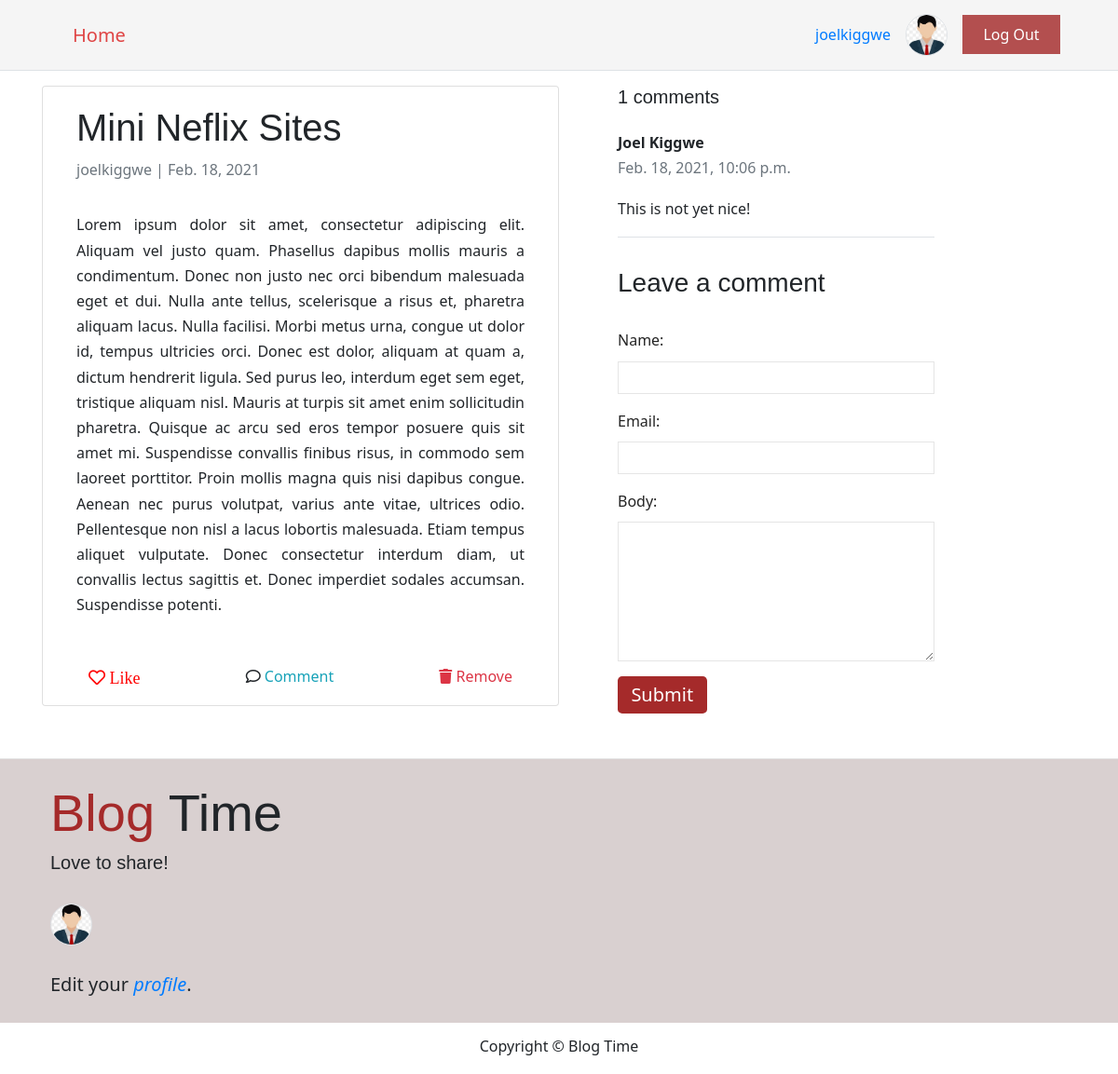
Page /mini-neflix-sites/ (signed in) on the committed database.
### blog_site_app/models.py (models this page shows, shortened)
class Profile(models.Model):
    user = models.OneToOneField(User, on_delete=models.CASCADE)
    bio = models.TextField(max_length=500, blank=True)
    location = models.CharField(max_length=30, blank=True)
    birth_date = models.DateField(null=True, blank=True)
    image_avatar = models.ImageField(upload_to="images/")

class BlogPost(models.Model):
    author = models.ForeignKey(User, on_delete= models.CASCADE, related_name='blog_posts')
    title = models.CharField(max_length=200)
    text = models.TextField()
    slug = models.SlugField(max_length=150, unique=True)
    published_date = models.DateField(auto_now_add=True)
    status = models.IntegerField(choices=STATUS, default=0)
    blog_image_post = models.ImageField(default="default_blog_image.jpg")
    active = models.BooleanField(default=False) # for the admin role to give confirmation
    isLiked  = models.BooleanField(default=False)
    class Meta:
        ordering = ['-published_date']

class Comment(models.Model):
    blog_post = models.ForeignKey(BlogPost, on_delete=models.CASCADE, related_name='comments')
    name = models.CharField(max_length=70)
    email = models.EmailField()
    body = models.TextField()
    created_on = models.DateTimeField(auto_now_add=True)
    active = models.BooleanField(default=False)
    class Meta:
        ordering = ['created_on']

### blog_site_app/views.py (the view)
# urls.py: path('<slug:slug>/', views.blogpost_detail, name='post_detail')
def blogpost_detail(request, slug):
    template_name = 'blog_site_app/post_detail.html'
    blog_post = get_object_or_404(BlogPost, slug = slug)
    comments = blog_post.comments.filter(active=True)
    new_comment = None
    if request.method == 'POST':
        comment_form = CommentForm(data = request.POST)
        if comment_form.is_valid():
            new_comment = comment_form.save(commit=False)
            new_comment.blog_post = blog_post
            new_comment.save()
    else:
        comment_form  = CommentForm()
    return render(request, template_name, {
            'blog_post' : blog_post,
            'comments' : comments,
            'new_comment' : new_comment,
            'comment_form': comment_form })

### blog_site_app/forms.py
class CommentForm(forms.ModelForm):
    class Meta:
        model = Comment
        fields = ('name', 'email', 'body')

### blog_site_app/templates/blog_site_app/post_detail.html (shortened to what this page needs)
{% extends 'blog_site_app/base.html' %}
{% block content %}
<div class="container">
    <div class="row">
        <div class="col-lg-6 card mb-4 mt-3 px-3">
            <div class="card-body">
                <h1>{% block title %}
                    {{ blog_post.title }}
                    {% endblock title %}</h1>
                <p class=" text-muted pb-3">{{ blog_post.author }} | {{ blog_post.published_date }}</p>
                <p class="card-text text-justify">{{ blog_post.text | safe }}</p>
            </div>
            {% if user.is_authenticated %}
            <div class="py-3 px-5 row">
                <div class=" w-100 d-flex flex-row flex-nowrap justify-content-between align-items-center">
                    {% if blog_post.isLiked %}
                    <section class="like-section">
                        <a href="{% url 'like' blog_post.id %}"><i class="fas fa-heart border-heart" aria-hidden="true">
                            Liked</i></a>
                    </section>
                    {% else %}
                    <section class="like-section">
                        <a href="{% url 'like' blog_post.id %}"><i class="far fa-heart border-heart" aria-hidden="true">
                            Like</i></a>
                    </section>
                    {% endif %}
                    <section class="comment-section">
                        <i class="far fa-comment" aria-hidden="true"></i>
                        <a href="#comment_now" class="text-info">Comment</a>
                    </section>
                    {% if blog_post.author == request.user %}
                    <section class="remove">
                        <i class="fas fa-trash text-danger"></i>
                        <a class="pt-2 pb-3 text-center text-danger"
                            href="{% url 'blog_post_remove' blog_post.slug %}">Remove</a>
                    </section>
                    {% endif %}
                </div>
            </div>
            {% endif %}
        </div>
        <div class="comment-section col-md-4 ml-5">
            <h2 class="lead py-3">{{ comments.count }} comments
            </h2>
            {% for comment in comments %}
            <div class="comments border-bottom mb-2">
                <p class="font-weight-bold">
                    {{ comment.name }}
                    <span class="d-block text-muted font-weight-normal">
                        {{ comment.created_on }}
                    </span>
                </p>
                {{ comment.body | linebreaks }}
            </div>
            {% endfor %}
            <div class="card-body p-0">
                {% if new_comment %}
                <div class="alert alert-success" role="alert">
                    Your comment is awaiting moderation
                </div>
                {% else %}
                {% if user.is_authenticated %}
                <h3 id="comment_now" class="py-4">Leave a comment</h3>
                <form class="form" method="post">
                    {{ comment_form.as_p }}
                    <button type="submit" class="btn btn-primary  btn-lg">Submit</button>
                </form>
                {% endif %}
                {% endif %}
            </div>
        </div>
    </div>
</div>
{% endblock %}

### blog_site_app/templates/blog_site_app/base.html (shortened to what this page needs)
<html>
<head>
    <link rel="stylesheet" href="https://stackpath.bootstrapcdn.com/bootstrap/4.5.2/css/bootstrap.min.css"
>
    <link href="https://cdnjs.cloudflare.com/ajax/libs/font-awesome/5.13.0/css/all.min.css" rel="stylesheet">
    {% load static %}
    <link rel="stylesheet" href="{% static '/css/blog.css' %}">
</head>
<body>
    <div class="nav border-bottom">
        <nav class=" container navbar nav-dark d-flex justify-content-end align-items-center flex-row flex-nowrap">
            <span class="mr-auto pl-3 lead">
                <a class="nav-link" href="{% url 'home' %}"> Home </a></span>
            {% if user.is_authenticated %}
            <span class="pr-3">
                <a href="{% url 'update_profile' %}" title="Click to edit your profile"> {{ user.username }} </a></span>
            <span class="pr-3"> <img class="border rounded-circle" src="{{ user.profile.image_avatar.url }}"
                    style="height: 45px;" alt="user photo avatar"></span>
            <span class="py-3 mr-3">
                <a class="login-btn" href="{% url 'logout' %}">Log Out
                </a>
            </span>
            {% endif %}
        </nav>
    </div>
    <div class="content container">
        <div class="row">
            <div class="col-md-8 col-lg-12">
                {% block content %}
                {% endblock %}
            </div>
        </div>
    </div>
    <footer class="pt-2">
        <div class="container d-flex flex-column pl-4 py-2">
            {% if user.profile.image_avatar and user.is_authenticated %}
            <h1 class="my-2 display-4">
                <span class="brand-name">Blog</span> Time
                <small class="lead pt-2 d-block"> Love to share!</small>
            </h1>
            <span class="py-4">
                <img class="border rounded-circle" src="{{ user.profile.image_avatar.url }}" style="height: 45px;"
                    alt="user photo avatar"></span>
            <span class="lead py-1">
                Edit your
                <a class="font-italic" href="{% url 'update_profile' %}" title="Click to edit your profile">
                    profile</a>.</span>
            {% endif %}
        </div>
        <div class="mt-3 pt-2 bg-white">
            <p class="mt-1 text-center">Copyright &copy; Blog Time</p>
        </div>
    </footer>
</body>
</html>

### blog_site_app/static/css/blog.css (style rules this page uses)
body { font-family: "Segoe UI", Roboto, "Helvetica Neue", Arial, sans-serif; line-height: 1.7rem; }
div.nav { background-color: #f5f5f5; border-bottom: 1px solid #f5f5f5; }
.nav-link { color: rgb(223, 69, 69); font-weight: 500; }
.login-btn { color: white; background-color: rgba(165, 42, 42, 0.815); padding: 0.6rem 1.4rem; }
h1, h2, h3 { font-family: "Playfair Display", sans-serif; }
.brand-name { color: brown; }
p input, p textarea { padding: 9px; border: solid 1px #e5e5e5; outline: 0; font: normal 13px/100% Verdana, Tahoma, sans-serif; width: 100%; background: #ffffff; -moz-box-sizing: border-box; -webkit-box-sizing: border-box; box-sizing: border-box; }
p textarea { width: 100%; height: 150px; line-height: 150%; }
p label { margin-left: 0px; color: rgb(36, 36, 36); font-weight: 400; }
button.btn { background: brown !important; border: none; padding: 0.3rem 0.9rem !important; }
.border-heart { color: red; font-size: 18px; }
footer { margin-top: 2rem; background-color: rgba(172, 151, 151, 0.452); border-top: 0.05rem solid rgb(229, 229, 229); }

### rows in the picture
BlogPost: title "Mini Neflix Sites", author "joelkiggwe", published_date "Feb. 18, 2021", text "Lorem ipsum dolor sit amet, consectetur adipiscing elit. Aliquam vel justo quam. Phasellus dapibus mollis mauris a condimentum. Donec non justo nec orci bibendum malesuada eget et dui. Nulla ante tellus, scelerisque a risus et, pharetra aliquam lacus. Nulla facilisi. Morbi metus urna, congue ut dolor id, tempus ultricies orci. Donec est dolor, aliquam at quam a, dictum hendrerit ligula. Sed purus leo, interdum eget sem eget, tristique aliquam nisl. Mauris at turpis sit amet enim sollicitudin pharetra. Quisque ac arcu sed eros tempor posuere quis sit amet mi. Suspendisse convallis finibus risus, in commodo sem laoreet porttitor. Proin mollis magna quis nisi dapibus congue. Aenean nec purus…"
Comment: name "Joel Kiggwe", created_on "Feb. 18, 2021, 10:06 p.m.", body "This is not yet nice!"

### other values in the picture
{{ user.username }} "joelkiggwe"
{{ comments.count }} "1"
